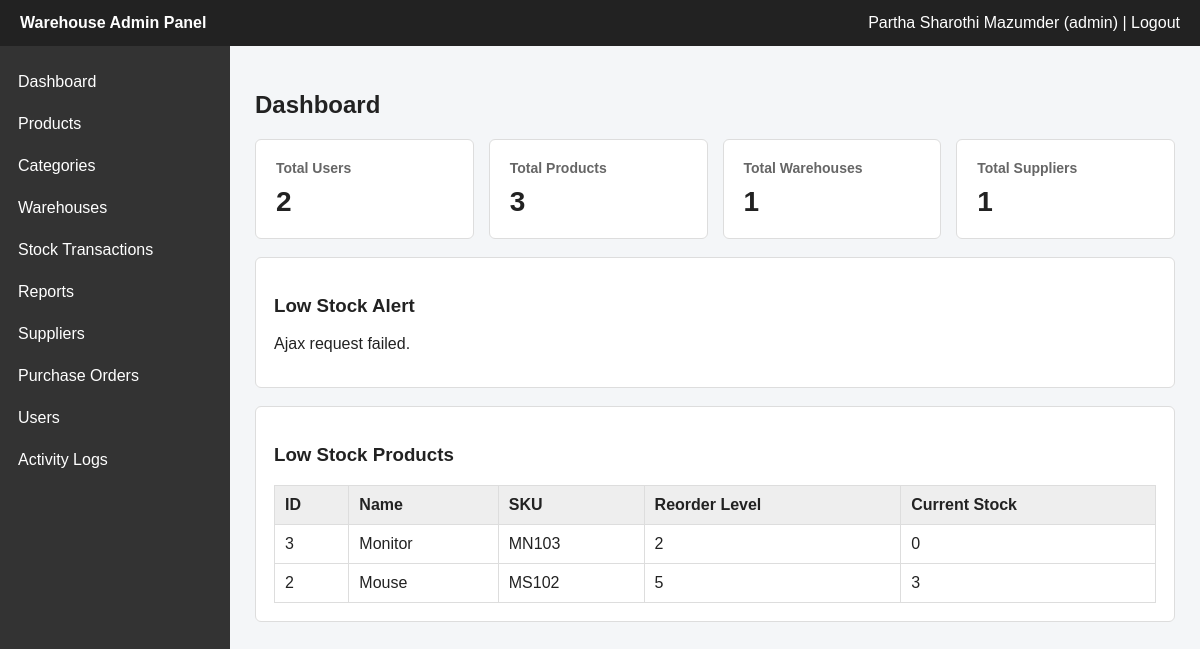
/index.php?route=dashboard (signed in), run on the app's committed database.
### tables this page shows
CREATE TABLE users (
    id INT AUTO_INCREMENT PRIMARY KEY,
    name VARCHAR(100),
    email VARCHAR(100) UNIQUE,
    password_hash VARCHAR(255),
    phone VARCHAR(20),
    role ENUM('staff','purchasing','manager','admin'),
    profile_pic VARCHAR(255),
    is_active TINYINT(1) DEFAULT 1,
    created_at TIMESTAMP DEFAULT CURRENT_TIMESTAMP
);

CREATE TABLE products (
    id INT AUTO_INCREMENT PRIMARY KEY,
    category_id INT,
    name VARCHAR(100),
    sku VARCHAR(100),
    description TEXT,
    unit ENUM('pcs','kg','litres','boxes'),
    reorder_level INT,
    current_stock INT,
    created_at TIMESTAMP DEFAULT CURRENT_TIMESTAMP
);

### app/core/functions.php (called while the page is built, shortened)
<?php
function e($value) {
    return htmlspecialchars((string)$value, ENT_QUOTES, "UTF-8");
}
function current_user() {
    global $pdo;
    $stmt = $pdo->prepare("SELECT * FROM users WHERE id = ? AND is_active = 1");
    $stmt->execute([$_SESSION["user_id"]]);
    $user = $stmt->fetch();
    return $user ?: null;
}
function has_role($roles) {
    $user = current_user();
    return in_array($user["role"], $roles);
}
function view($view_file, $data = []) {
    extract($data);
    require __DIR__ . "/../views/layouts/header.php";
    require __DIR__ . "/../views/" . $view_file . ".php";
    require __DIR__ . "/../views/layouts/footer.php";
}
?>

### app/controllers/DashboardController.php (called while the page is built, shortened)
<?php
class DashboardController {
    public function index() {
        view("dashboard/index", [
            "total_users" => User::countAll(),
            "total_products" => Product::countAll(),
            "total_warehouses" => Warehouse::countAll(),
            "total_suppliers" => Supplier::countAll(),
            "low_stock_products" => Product::lowStock()
        ]);
    }
}
?>

### app/core/Router.php (called while the page is built, shortened)
<?php
class Router {
    public function dispatch() {
        $action = $_GET["action"] ?? "index";
        $controller = new $controllerName();
        $controller->$action();
    }
}
?>

### public/index.php (called while the page is built, shortened)
<?php
$router = new Router();
$router->dispatch();
?>

### app/models/Product.php (called while the page is built, shortened)
<?php
class Product {
    public static function lowStock() {
        global $pdo;
        $stmt = $pdo->query("
            SELECT * FROM products
            WHERE current_stock <= reorder_level
            ORDER BY current_stock ASC
        ");
        return $stmt->fetchAll();
    }
}
?>

### app/views/dashboard/index.php (the view, shortened to what this page needs)
<h2>Dashboard</h2>
<div class="grid">
    <div class="stat-card">
        <h3>Total Users</h3>
        <p><?= e($total_users) ?></p>
    </div>
    <div class="stat-card">
        <h3>Total Products</h3>
        <p><?= e($total_products) ?></p>
    </div>
    <div class="stat-card">
        <h3>Total Warehouses</h3>
        <p><?= e($total_warehouses) ?></p>
    </div>
    <div class="stat-card">
        <h3>Total Suppliers</h3>
        <p><?= e($total_suppliers) ?></p>
    </div>
</div>
<div class="card">
    <h3>Low Stock Alert</h3>
    <p id="ajaxLowStockBox">Loading low stock data...</p>
</div>
<div class="card">
    <h3>Low Stock Products</h3>
    <table>
        <tr>
            <th>ID</th>
            <th>Name</th>
            <th>SKU</th>
            <th>Reorder Level</th>
            <th>Current Stock</th>
        </tr>
        <?php foreach ($low_stock_products as $product): ?>
            <tr>
                <td><?= e($product["id"]) ?></td>
                <td><?= e($product["name"]) ?></td>
                <td><?= e($product["sku"]) ?></td>
                <td><?= e($product["reorder_level"]) ?></td>
                <td><?= e($product["current_stock"]) ?></td>
            </tr>
        <?php endforeach; ?>
    </table>
</div>

### app/views/layouts/header.php (shortened to what this page needs)
<?php
$user = current_user();
?>
<!DOCTYPE html>
<html>
<head>
    <link rel="stylesheet" href="assets/style.css">
</head>
<body>
<div class="topbar">
    <div><strong>Warehouse Admin Panel</strong></div>
    <div>
        <?= e($user["name"] ?? "Guest") ?>
        <?php if ($user): ?>
            (<?= e($user["role"]) ?>)
            | <a href="index.php?route=logout">Logout</a>
        <?php endif; ?>
    </div>
</div>
<div class="layout">
    <div class="sidebar">
        <a href="index.php?route=dashboard">Dashboard</a>
        <a href="index.php?route=products">Products</a>
        <a href="index.php?route=categories">Categories</a>
        <a href="index.php?route=warehouses">Warehouses</a>
        <a href="index.php?route=stock_transactions">Stock Transactions</a>
        <a href="index.php?route=reports">Reports</a>
        <?php if (has_role(["admin", "manager", "purchasing"])): ?>
            <a href="index.php?route=suppliers">Suppliers</a>
            <a href="index.php?route=purchase_orders">Purchase Orders</a>
        <?php endif; ?>
        <?php if (has_role(["admin", "manager"])): ?>
            <a href="index.php?route=users">Users</a>
            <a href="index.php?route=activity_logs">Activity Logs</a>
        <?php endif; ?>
    </div>
    <main class="content">

### public/assets/style.css (style rules this page uses)
* { box-sizing: border-box; }
body { margin: 0; font-family: Arial, sans-serif; background: #f4f6f8; color: #222; }
a { color: #0b5ed7; text-decoration: none; }
.topbar { background: #222; color: white; padding: 14px 20px; display: flex; justify-content: space-between; }
.topbar a { color: white; }
.layout { display: flex; }
.sidebar { width: 230px; min-height: calc(100vh - 50px); background: #333; padding-top: 15px; }
.sidebar a { display: block; padding: 12px 18px; color: white; }
.content { flex: 1; padding: 25px; }
.card { background: white; border: 1px solid #ddd; padding: 18px; margin-bottom: 18px; border-radius: 6px; }
.grid { display: grid; grid-template-columns: repeat(4, 1fr); gap: 15px; margin-bottom: 18px; }
.stat-card { background: white; border: 1px solid #ddd; padding: 20px; border-radius: 6px; }
.stat-card h3 { margin: 0; color: #666; font-size: 14px; }
.stat-card p { margin: 10px 0 0; font-size: 28px; font-weight: bold; }
table { width: 100%; border-collapse: collapse; background: white; }
th, td { padding: 10px; border: 1px solid #ddd; text-align: left; vertical-align: top; }
th { background: #eeeeee; }

### data on the page
users: name "Partha Sharothi Mazumder", role "admin"
products: id "3", name "Monitor", sku "MN103", reorder_level "2", current_stock "0"
products: id "2", name "Mouse", sku "MS102", reorder_level "5", current_stock "3"

### other printed values
$total_users "2"
$total_products "3"
$total_warehouses "1"
$total_suppliers "1"
